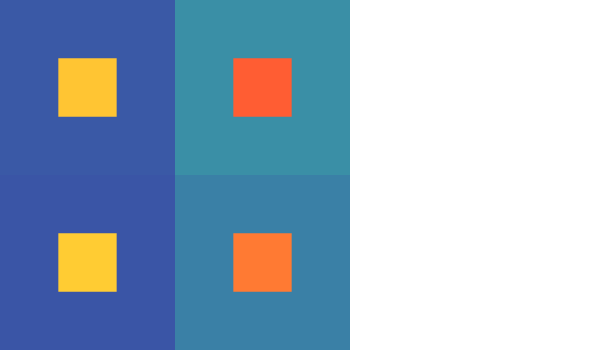
Frame 1 (no input)
Frame 2 (the mouse pressed at the canvas centre, redrawn once): identical to frame 1, image omitted

The p5.js sketch that drew this single still picture (run headless with seeded random() and noise() and a simulated clock; the mouse was pressed at the canvas centre and the sketch redrawn once):

// p5.js sketch
// ── sketch.js

var rowsSlider;
var generateBtn; 

function setup() {
  //Interface
  rowsSlider = createSlider(1, 8, 2);

  generateBtn = createButton('Generate');
  generateBtn.mousePressed(generate);

  //Canvas
  createCanvas(600, 350);
    
  //Use the Hue, Saturation, Brightness color model
  colorMode(HSB);

  //Draw rectangles from their top-left corner
  rectMode(CORNER);

  //Only run the draw loop once
  noLoop();

  //Turn off drawing strokes
  noStroke();

  generate();
  
}

function draw() {
  
}

function generate(){
  var rows = rowsSlider.value();
  console.log("rows", rows);
  var cols = rows; //since our grid is square, set the number of rows to be the same as the number of columns

  //calculate size of squares depending on number of columns
  var size = height / cols;

  for(var j = 0; j < cols; j++){
    for(var i = 0; i < cols; i++){
      //Pick a color for the small square
      var hue = random(0, 60); //a hue between red and yellow
      var saturation = 80; //make the color saturated
      var brightness = 100; //make the color bright

      //For the background square, 
      //take the hue of the square and get the opposite hue in the color wheel, by adding 180 degrees to it
      //Make backround less saturated and less bright than the front rectangle
      fill(hue + 180, saturation - 15, brightness - 35);
      //Draw background square
      rect(i*size, j*size, size, size);
      
      //Set the fill for the small square
      fill(hue, saturation, brightness);
      //Draw small square
      rect( i*size + size/3, //x. draw a third in
            j*size + size/3, //y. draw a third down
            size/3, 
            size/3);
           
    }
  }
}
